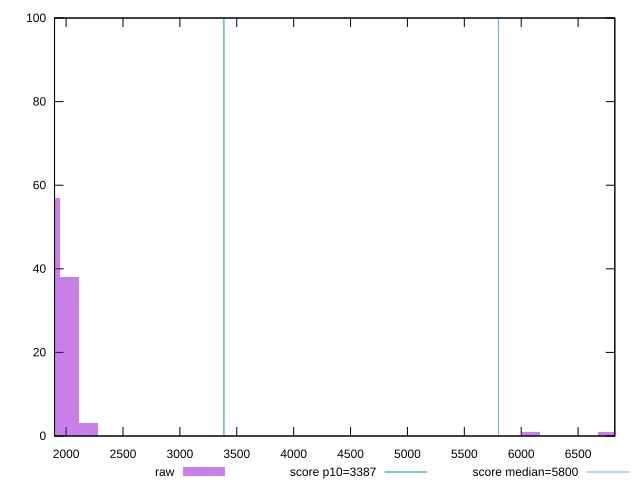

The gnuplot source for this figure:
reset

$raw <<EOF
6758.032555097856 1
6082.22929958807 1
2027.4097665293566 38
1858.4589526519103 57
2196.360580406803 3
EOF

set key outside below
set boxwidth 168.9508138774464
set xrange [1898.2045000000003:6822.778100198937]
set yrange [0:100]
set trange [0:100]
set style fill transparent solid 0.5 noborder

set parametric
set terminal svg size 640, 490 enhanced background rgb 'white'
set output "report_00017_2021-02-10T15-08-03.406Z/speed-index/samples/pages+cached+noadtech/raw/histogram.svg"

plot $raw title "raw" with boxes, \
     3387,t title "score p10=3387", \
     5800,t title "score median=5800"

reset
